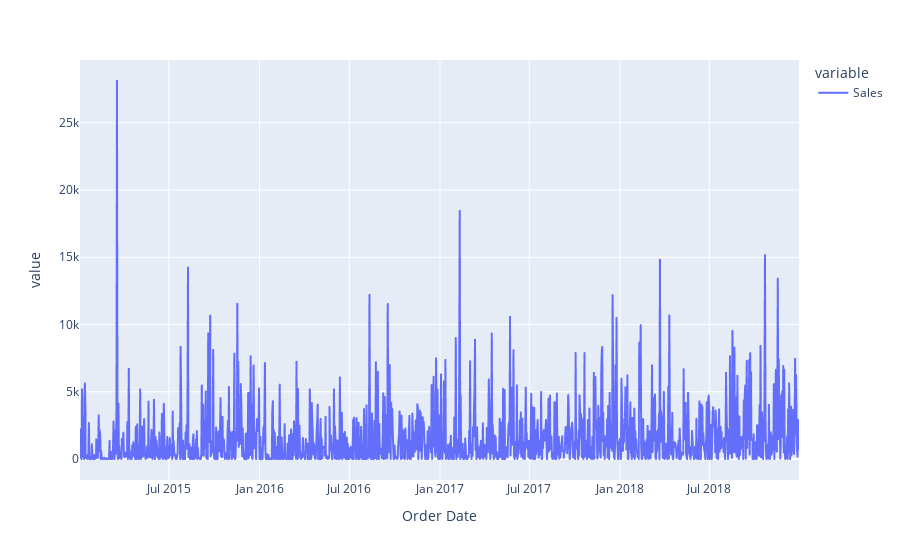

The cell this chart's notebook holds for it:
### Code cell
fig = px.line(order_per_day)
fig.show()

### Figure 1 — Plotly figure (JSON) as saved in the notebook; plotly's stock layout.template omitted (floating-point values rounded to 4 significant figures; data arrays with more than 128 entries replaced by an {"elided": "..."} marker saying what was removed)
{"data": [{"hovertemplate": "variable=Sales<br>Order Date=%{x}<br>value=%{y}<extra></extra>", "legendgroup": "Sales", "line": {"color": "#636efa", "dash": "solid"}, "marker": {"symbol": "circle"}, "mode": "lines", "name": "Sales", "showlegend": true, "type": "scattergl", "x": {"elided": "1459 str values"}, "xaxis": "x", "y": {"elided": "1459 float values"}, "yaxis": "y"}], "layout": {"legend": {"title": {"text": "variable"}, "tracegroupgap": 0}, "margin": {"t": 60}, "xaxis": {"anchor": "y", "domain": [0, 1], "title": {"text": "Order Date"}}, "yaxis": {"anchor": "x", "domain": [0, 1], "title": {"text": "value"}}}}
